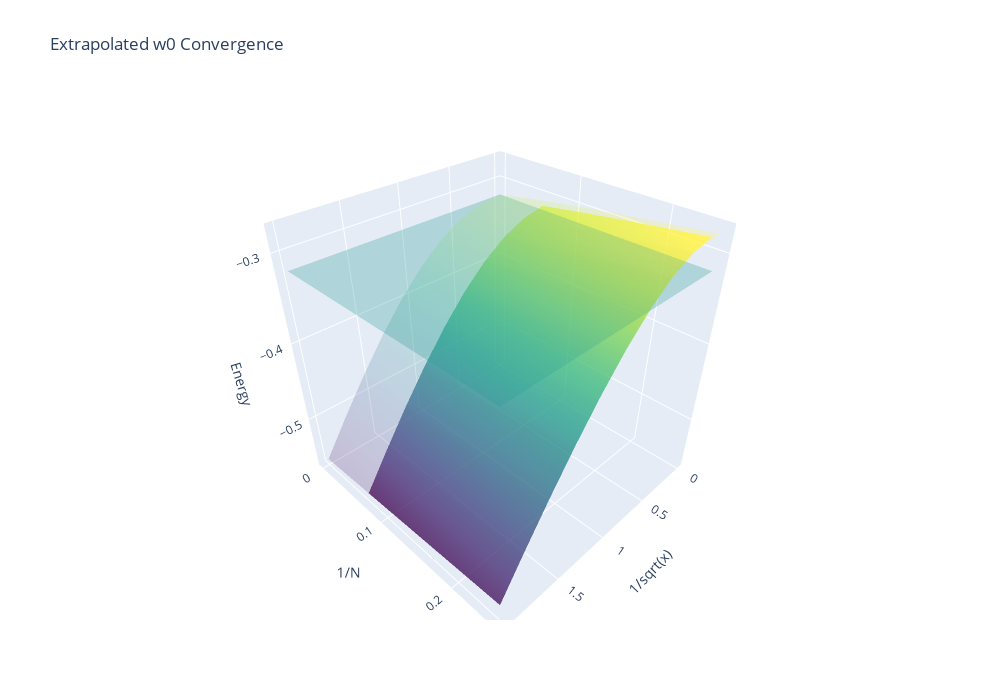

The cell this chart's notebook holds for it:
### Code cell
fig = go.Figure(data=[go.Surface(x=fx(x_val), y=fy(qubits), z=f0, opacity=0.7, showscale=False, colorscale='Viridis'), 
                      go.Surface(x=extrap_x_f0, y=extrap_y_f0, z=np.full([len(extrap_x_f0), len(extrap_y_f0.T)], -1/np.pi), opacity=0.3, showscale=False, colorscale='Viridis'),
                      go.Surface(x=extrap_x_f0, y=extrap_y_f0, z=extrap_f0, opacity=0.2, showscale=False, colorscale='Viridis')])

fig.update_layout(title='Extrapolated w0 Convergence',
                   autosize=False,
                  width=1000, height=700,
                 scene = dict(
                    xaxis_title='1/sqrt(x)',
                    yaxis_title='1/N',
                    zaxis_title='Energy'))
fig.show()

print(f"{extrap_E0[0,0]} - Extrapolated Convergence")
print(f"{-1/np.pi} - Actual Convergence")
